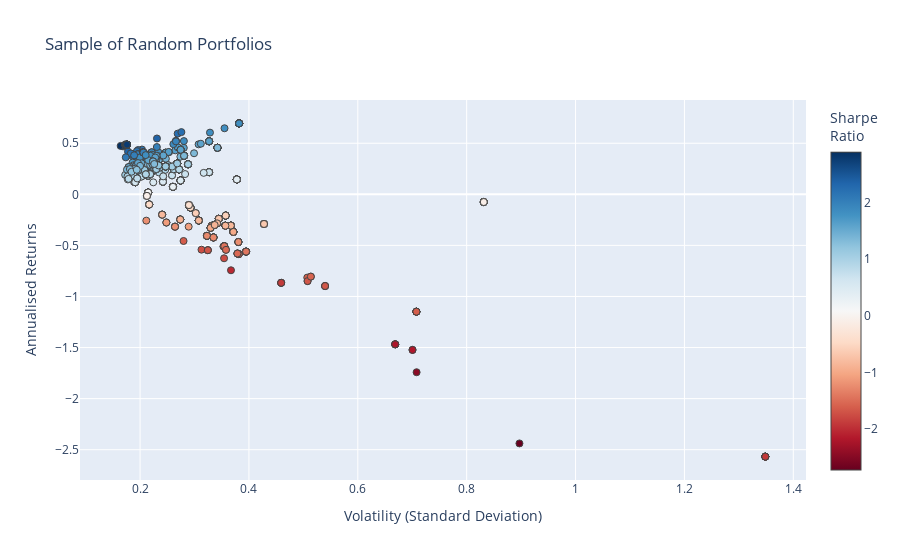

This figure's notebook cell:
### Code cell
fig1 = go.Figure()

fig1.add_trace(go.Scatter(
    x=[np.sqrt(p["variance"]) for p in all_portfolios],
    y=[p["return"] for p in all_portfolios],
    mode='markers',
    marker=dict(
        color=[p["sharpe"] for p in all_portfolios],
        showscale=True,
        size=7,
        line=dict(width=1),
        colorscale="RdBu",
        colorbar=dict(title="Sharpe<br>Ratio")
    ),
    hoverinfo='text',
    text=[
        f"Return: {p['return']:.3%}<br>Volatility: {np.sqrt(p['variance']):.3f}<br>" +
        f"Sharpe Ratio: {p['return'] / (np.sqrt(p['variance'])):.3f}<br>" +
        "<br>".join([f"{p['tickers'][i]}: Weight={p['weights'][i]:.3f}" for i in range(len(p['tickers']))])
        for p in all_portfolios
    ]
))

fig1.update_layout(
    xaxis=dict(title='Volatility (Standard Deviation)'),
    yaxis=dict(title='Annualised Returns'),
    title='Sample of Random Portfolios'
)

fig1.show()

### Figure 1 — Plotly figure (JSON) as saved in the notebook; plotly's stock layout.template omitted (floating-point values rounded to 4 significant figures; data arrays with more than 128 entries replaced by an {"elided": "..."} marker saying what was removed)
{"data": [{"hoverinfo": "text", "marker": {"color": {"elided": "1000 float values"}, "colorbar": {"title": {"text": "Sharpe<br>Ratio"}}, "colorscale": [[0, "rgb(103,0,31)"], [0.1, "rgb(178,24,43)"], [0.2, "rgb(214,96,77)"], [0.3, "rgb(244,165,130)"], [0.4, "rgb(253,219,199)"], [0.5, "rgb(247,247,247)"], [0.6, "rgb(209,229,240)"], [0.7, "rgb(146,197,222)"], [0.8, "rgb(67,147,195)"], [0.9, "rgb(33,102,172)"], [1, "rgb(5,48,97)"]], "line": {"width": 1}, "showscale": true, "size": 7}, "mode": "markers", "text": {"elided": "1000 str values"}, "type": "scatter", "x": {"elided": "1000 float values"}, "y": {"elided": "1000 float values"}}], "layout": {"title": {"text": "Sample of Random Portfolios"}, "xaxis": {"title": {"text": "Volatility (Standard Deviation)"}}, "yaxis": {"title": {"text": "Annualised Returns"}}}}
